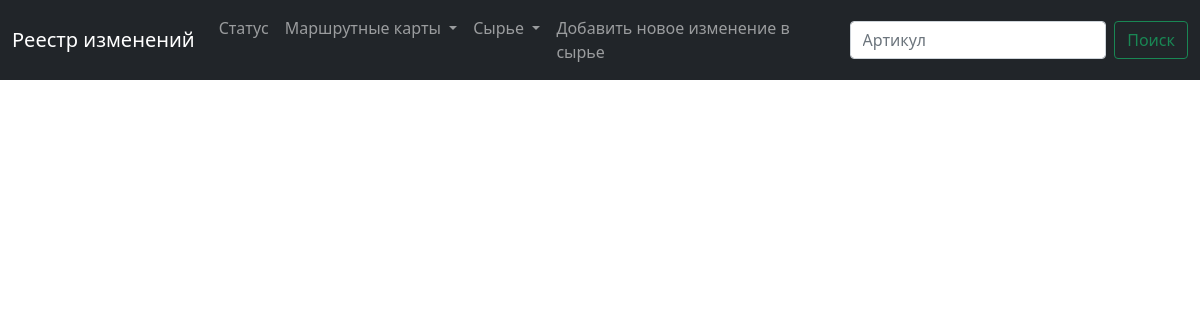
The page /list_raw on the database as committed earlier.
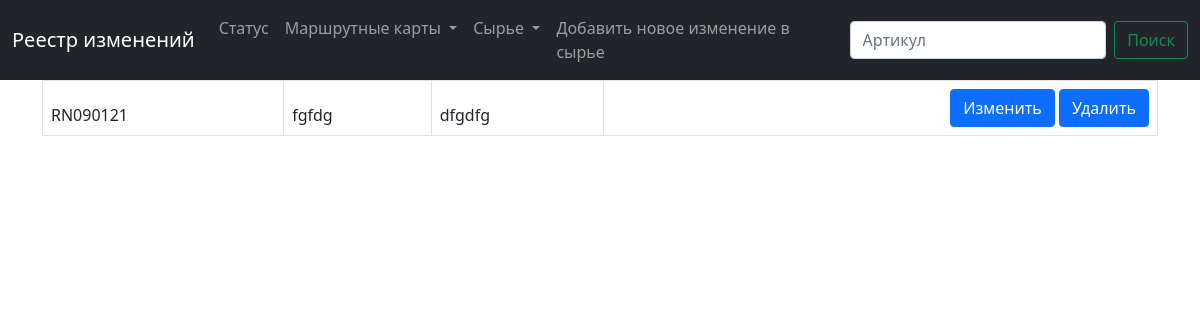
The same page on the database as committed later.
### main/models.py (models this page shows, shortened)
class Raw (models.Model):
    num = models.CharField(max_length=200)  # артикул сырья
    name = models.CharField(max_length=200)  # наименование
    layer = models.CharField(max_length=200)  # навзвание слоя на русском

### main/views.py (the view)
# urls.py: path('list_raw', views.list_raw, name='list_raw'),
def list_raw(request):
    raws = Raw.objects.all()
    return render(request, 'main/list_raw.html', {'raws': raws})

### main/templates/main/list_raw.html (shortened to what this page needs)
{% extends 'main/base.html' %}
{% block content%}
<div class="container">
    <table class="table table-bordered">
        {% for raw in raws %}
        <thead>
            <tr>
                <td>{{ raw.num }}</td>
                <td>{{ raw.name }}</td>
                <td>{{ raw.layer }}</td>
                <td align="right">
                    <div class="btn-group" role="group" aria-label="Basic example">
                        <a href="{% url 'update_raw' raw.id %}" type="button" class="btn btn-primary">Изменить</a>
                    </div>
                    <div class="btn-group" role="group" aria-label="Basic example">
                        <a href="{% url 'delete_raw' raw.id %}" type="button" class="btn btn-primary">Удалить</a>
                    </div>
                </td>
            </tr>
        </thead>
        {% endfor %}
    </table>
</div>
{%endblock%}

Rows that differ between the two databases and show on the page:
added Raw: num "RN090121", name "fgfdg", layer "dfgdfg"
